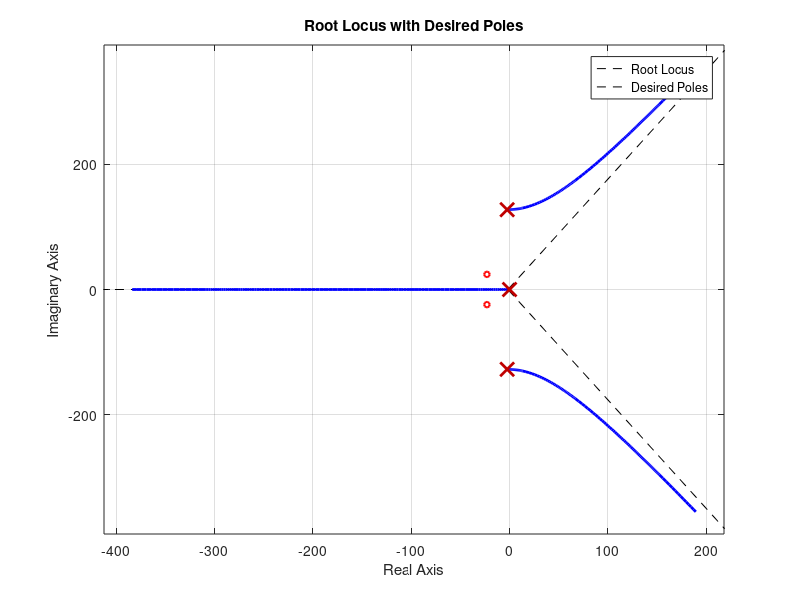

Write MATLAB code to recreate this figure.
% Define the numerator and denominator of the transfer function
numerator = [1]; % Coefficients of the numerator
denominator = [1, 4.934, 16222.141, 0]; % Coefficients of the denominator

% Create the transfer function
sys = tf(numerator, denominator);

% Plot the root locus
figure;
rlocus(sys);

% Add labels and grid for better visualization
title('Root Locus with Desired Poles');
xlabel('Real Axis');
ylabel('Imaginary Axis');
grid on;

% Define desired poles
desired_poles = [-23.0014 + 24.1211i, -23.0014 - 24.1211i];

% Hold the plot to overlay desired poles
hold on;

% Plot desired poles as small red circles
plot(real(desired_poles), imag(desired_poles), 'ro', 'MarkerSize', 4, 'LineWidth', 1.5);

% Add legend for clarity
legend('Root Locus', 'Desired Poles');
hold off;
